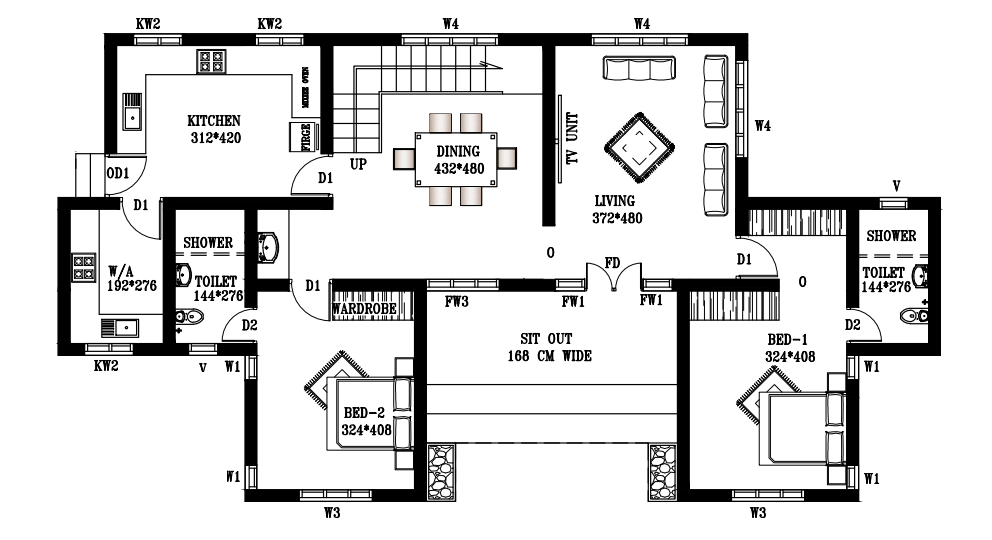
#> input picture Images/Examples/example.png, 1984 x 1080 px (shown at 1/2 size)
$ python detect_rescale.py
#> lines starting #> are read from the running program, lines starting #| are printed output that depends on the picture; after the words box and inside, x2 and y2 are one past the last pixel; in counts of white or black regions, pixels touching at a corner belong together
#> in main, img is the input picture: shape (1080, 1984, 3); mean B, G, R 219.8, 219.9, 219.9
### FloorplanToBlenderLib/detect.py
import cv2
import numpy as np
from . import image
from . import const
from . import image
from . import calculate
from . import transform
import math

# Calculate (actual) size of apartment

"""
Detect
This file contains functions used when detecting and calculating shapes in images.

FloorplanToBlender3d
Copyright (C) 2022 Daniel Westberg
"""


def wall_filter(gray):
    """
    Filter walls
    Filter out walls from a grayscale image
    @Param image
    @Return image of walls
    """
    _, thresh = cv2.threshold(
        gray,
        const.WALL_FILTER_TRESHOLD[0],
        const.WALL_FILTER_TRESHOLD[1],
        cv2.THRESH_BINARY_INV + cv2.THRESH_OTSU,
    )
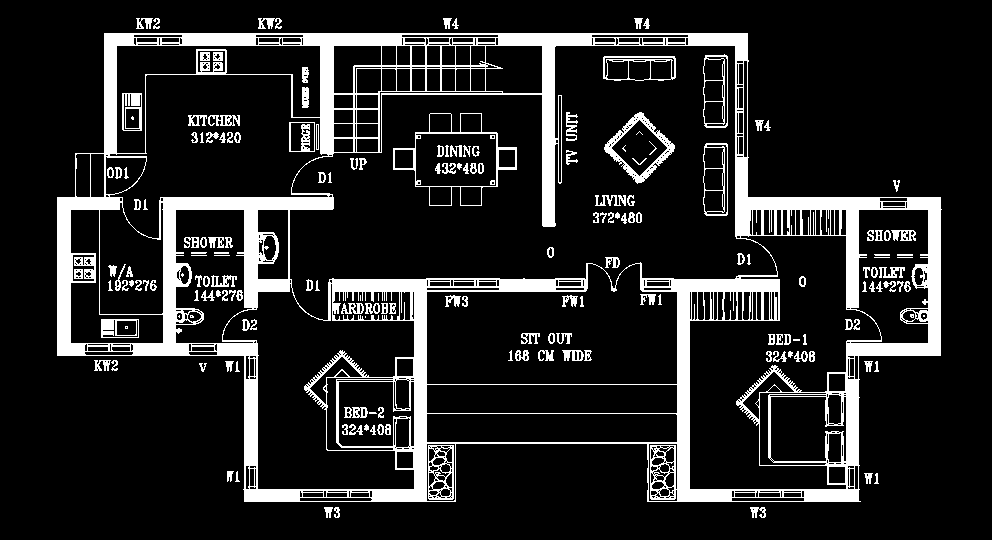
#> thresh: shape (1080, 1984) (shown at 1/2 size); 14.2% white; 187 white regions (3 under 20 px), largest, box (x1, y1, x2, y2) and area: (114, 66, 1884, 1004) 244448, (1208, 224, 1350, 368) 4344, (786, 226, 1034, 412) 3996

    # noise removal
    kernel = np.ones(const.WALL_FILTER_KERNEL_SIZE, np.uint8)
    opening = cv2.morphologyEx(
        thresh,
        cv2.MORPH_OPEN,
        kernel,
        iterations=const.WALL_FILTER_MORPHOLOGY_ITERATIONS,
    )
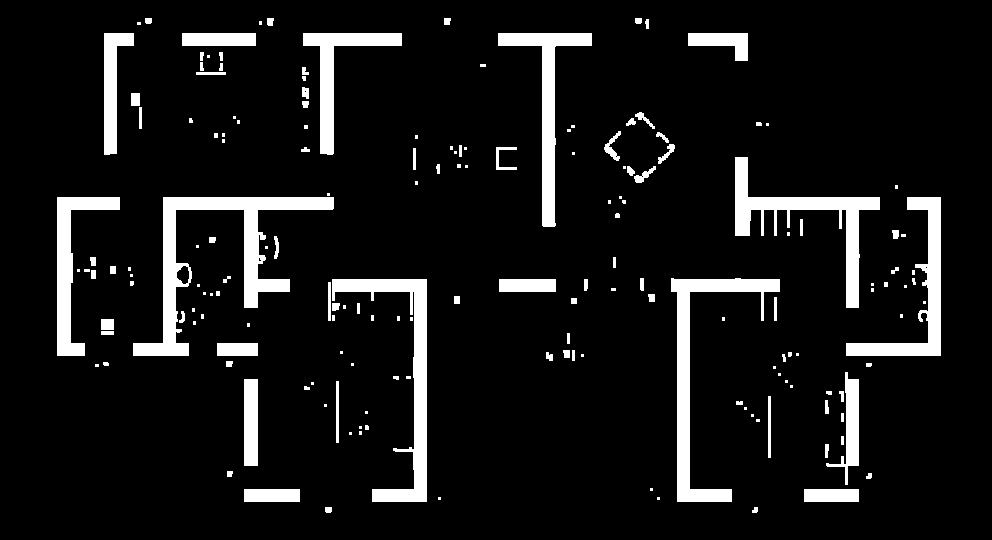
#> opening: shape (1080, 1984) (shown at 1/2 size); 8.9% white; 176 white regions, largest, box (x1, y1, x2, y2) and area: (266, 394, 668, 712) 27272, (1342, 556, 1560, 1004) 19156, (664, 558, 854, 1004) 18976

    sure_bg = cv2.dilate(
        opening, kernel, iterations=const.WALL_FILTER_DILATE_ITERATIONS
    )
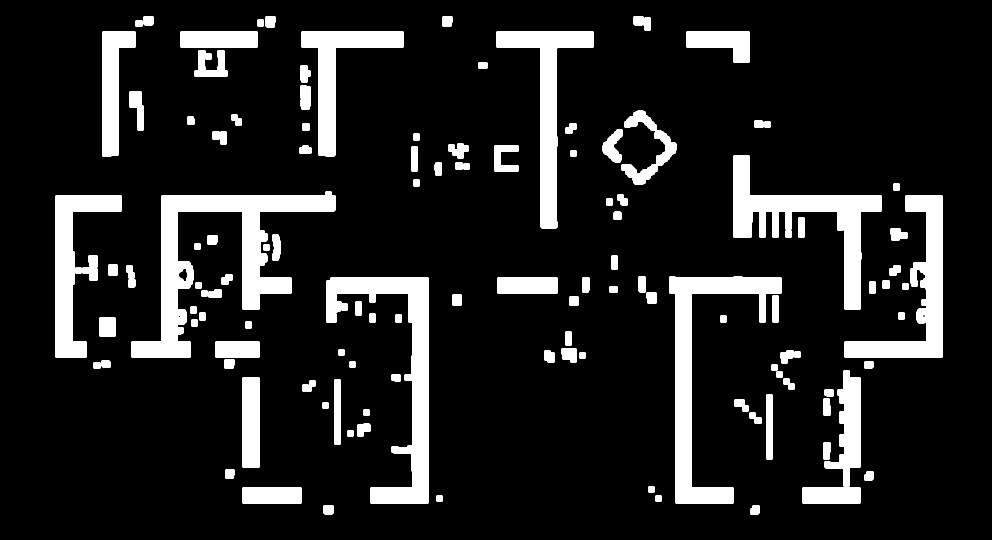
#> sure_bg: shape (1080, 1984) (shown at 1/2 size); 12.4% white; 125 white regions, largest, box (x1, y1, x2, y2) and area: (263, 383, 671, 715) 34684, (653, 555, 857, 1007) 25692, (1339, 553, 1563, 1007) 24052

    dist_transform = cv2.distanceTransform(
        opening, cv2.DIST_L2, const.WALL_FILTER_DISTANCE
    )
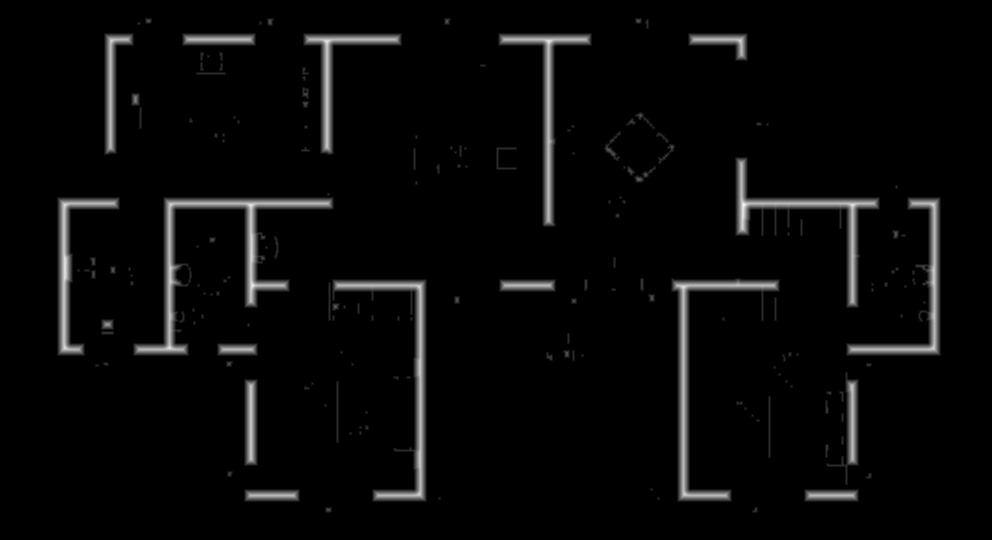
#> dist_transform: shape (1080, 1984) float32 (shown at 1/2 size); min 0, max 18, mean 0.57; drawn with min black and max white
    ret, sure_fg = cv2.threshold(
        const.WALL_FILTER_DISTANCE_THRESHOLD[0] * dist_transform,
        const.WALL_FILTER_DISTANCE_THRESHOLD[1] * dist_transform.max(),
        const.WALL_FILTER_MAX_VALUE,
        const.WALL_FILTER_THRESHOLD_TECHNIQUE,
    )
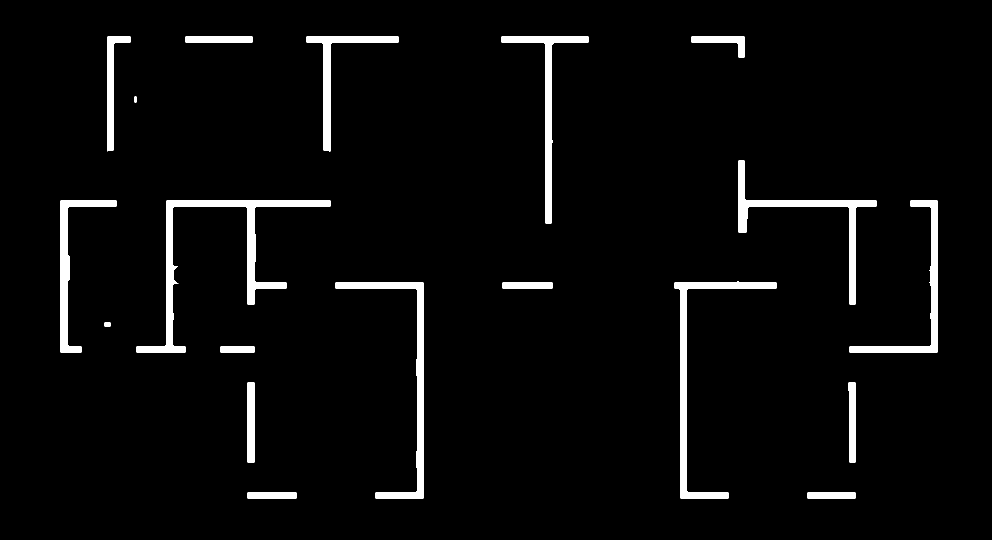
#> sure_fg: shape (1080, 1984) float32 (shown at 1/2 size); 3.5% white; 19 white regions, largest, box (x1, y1, x2, y2) and area: (273, 401, 661, 705) 12417, (1349, 563, 1553, 997) 8556, (671, 565, 847, 997) 8344
#> ret = 3.6

    sure_fg = np.uint8(sure_fg)
    unknown = cv2.subtract(sure_bg, sure_fg)
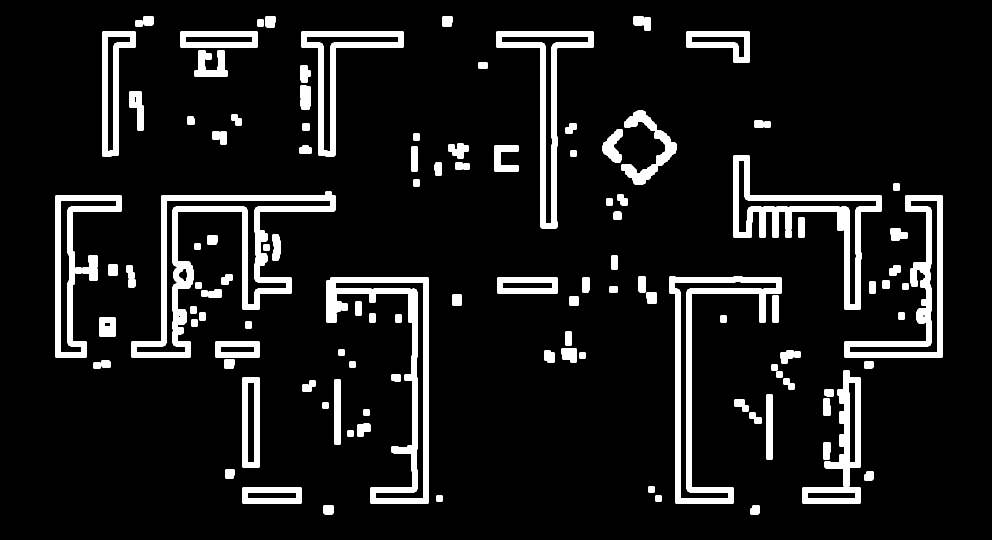
#> unknown: shape (1080, 1984) (shown at 1/2 size); 8.8% white; 125 white regions, largest, box (x1, y1, x2, y2) and area: (263, 383, 671, 715) 22267, (653, 555, 857, 1007) 17348, (1339, 553, 1563, 1007) 15496

    return unknown


# [511 lines left out: functions precise_boxes, __corners_and_draw_lines, find_rooms, and_remove_precise_boxes, outer_contours, doors and 3 more, not called in this run]

### Development Center/Image-Processing/detect_rescale.py
import cv2
import numpy as np
import os
import sys

try:
    sys.path.insert(1, sys.path[0] + "/../..")
    from FloorplanToBlenderLib import detect  # floorplan to blender lib
except ImportError as e:
    print(e)
    raise ImportError  # floorplan to blender lib


def main():
    try:
        # Get preferred pixel per wall size from the first image
        path = os.path.dirname(os.path.realpath(__file__)) + "/../../Images/Examples/example.png"
        img = cv2.imread(path)
        preferred = calculate_wall_width_average(img)
#> preferred = 0

        # Get 2 examples to test against and calculate scale factors
        path = os.path.dirname(os.path.realpath(__file__)) + "/../../Images/Examples/example2.png"
        img = cv2.imread(path)
        too_small1 = calculate_wall_width_average(img)
#> too_small1 = 0
        scalefactor1 = calculate_scale_factor(preferred, too_small1)

        path = os.path.dirname(os.path.realpath(__file__)) + "/../../Images/Examples/example3.png"
        img = cv2.imread(path)
        too_small2 = calculate_wall_width_average(img)
        scalefactor2 = calculate_scale_factor(preferred, too_small2)

        # Output the results
        print("The preferred pixel size per wall is : ", preferred)
        print("Example image 2 should be scaled by : ", scalefactor1)
        print("Example image 3 should be scaled by : ", scalefactor2)

    except Exception as e:
        print("Error in processing:", e)


def calculate_scale_factor(preferred, value):
    return preferred / value


def calculate_wall_width_average(img):
    # Calculates average pixels per image wall
    try:
        # grayscale image
        gray = cv2.cvtColor(img, cv2.COLOR_BGR2GRAY)

        # Resulting image
        height, width, _ = img.shape
        blank_image = np.zeros(
            (height, width, 3), np.uint8
        )  # output image same size as original

        # Create wall image (filter out small objects from image)
        wall_img = detect.wall_filter(gray)

        # Detect walls (precise bounding boxes)
        boxes, img = detect.detectPreciseBoxes(wall_img, blank_image)

        # Filter out to only count walls
        filtered_boxes = list()
        for box in boxes:
            if len(box) == 4:  # Only consider boxes with 4 corners (rectangles)
                _, _, w, h = cv2.boundingRect(box)
                # Calculate the shortest side (either width or height)
                shortest = min(w, h)
                filtered_boxes.append(shortest)

        # Calculate and return the average of all the shortest wall sizes
        return average(filtered_boxes)

    except Exception as e:
        print("Error in wall detection:", e)
        return 0  # Return 0 if something goes wrong


def average(lst):
    return sum(lst) / len(lst) if lst else 0


if __name__ == "__main__":
    main()

$ run again, with Images/Examples/example_1.png copied over Images/Examples/example.png
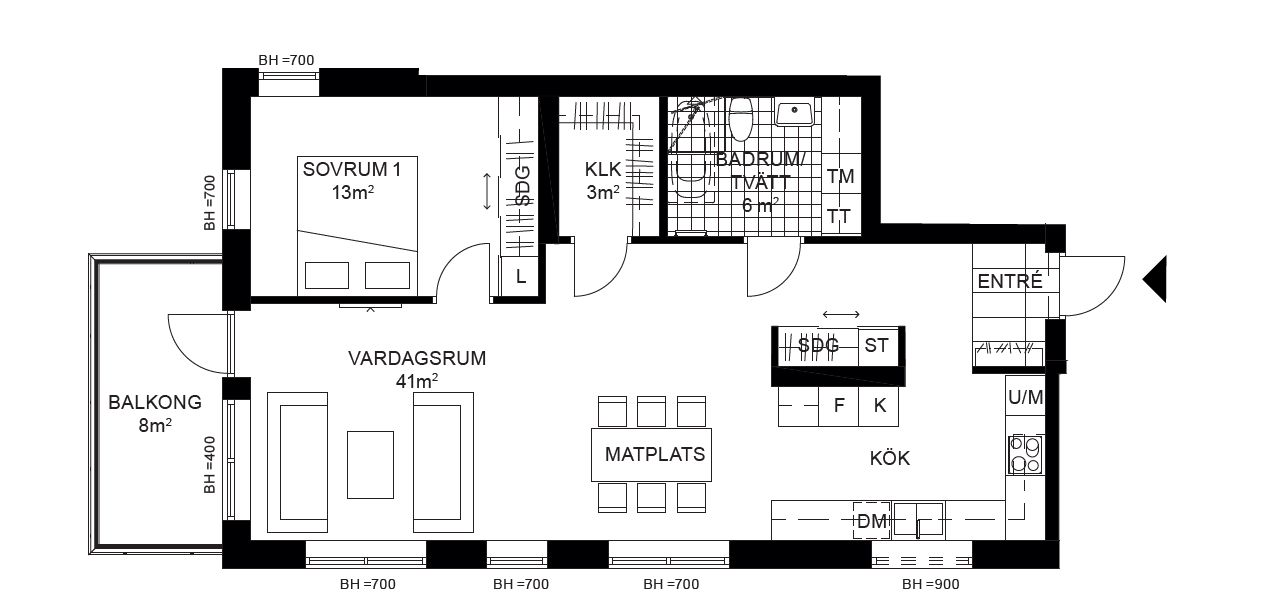
#> input picture Images/Examples/example_1.png, 1261 x 611 px
#> in main, img is the input picture: shape (611, 1261, 3); mean B, G, R 229.1, 228.9, 229.1
#> in wall_filter, `_, thresh = cv2.threshold( gray, const.WALL_FILTER_TRESHOLD[0], const...`:
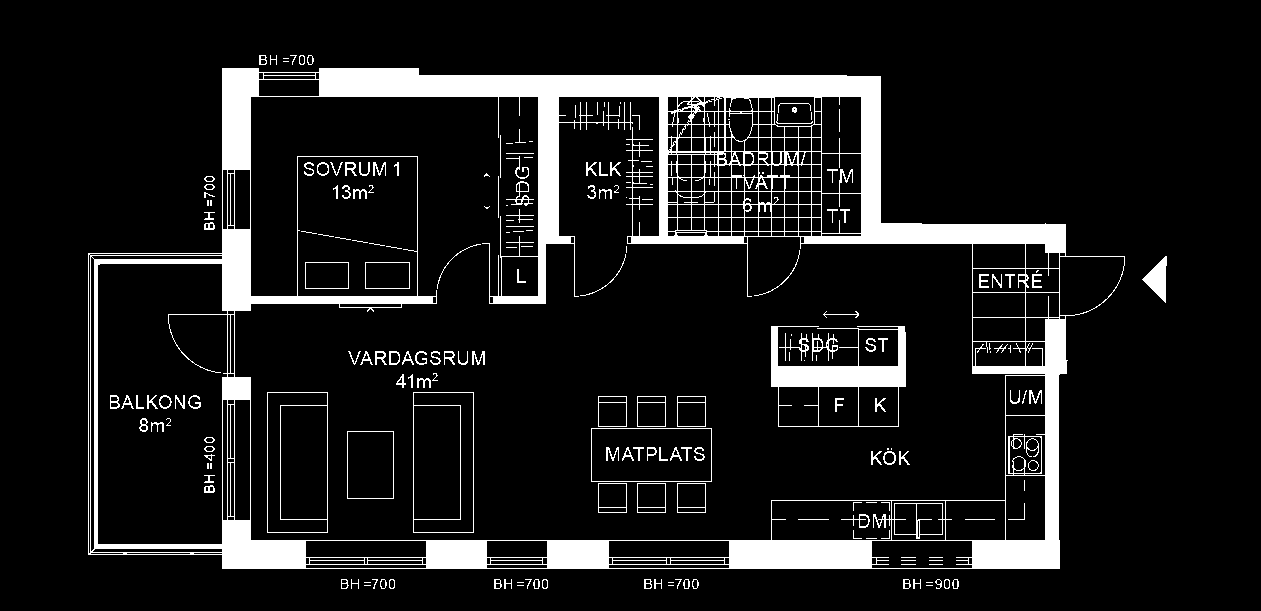
#> thresh: shape (611, 1261); 10.6% white; 214 white regions (79 under 20 px), largest, box (x1, y1, x2, y2) and area: (88, 68, 1125, 569) 67333, (771, 326, 906, 427) 3952, (267, 392, 328, 533) 607
#> opening: shape (611, 1261); 7.4% white; 11 white regions, largest, box (x1, y1, x2, y2) and area: (319, 68, 1066, 304) 26609, (972, 319, 1067, 569) 6630, (94, 229, 433, 311) 4480
#> sure_bg: shape (611, 1261); 10.1% white; 11 white regions, largest, box (x1, y1, x2, y2) and area: (316, 65, 1069, 307) 35699, (969, 316, 1070, 572) 9180, (91, 226, 436, 314) 7048
#> ret = 3.4
#> in wall_filter, `unknown = cv2.subtract(sure_bg, sure_fg)`:
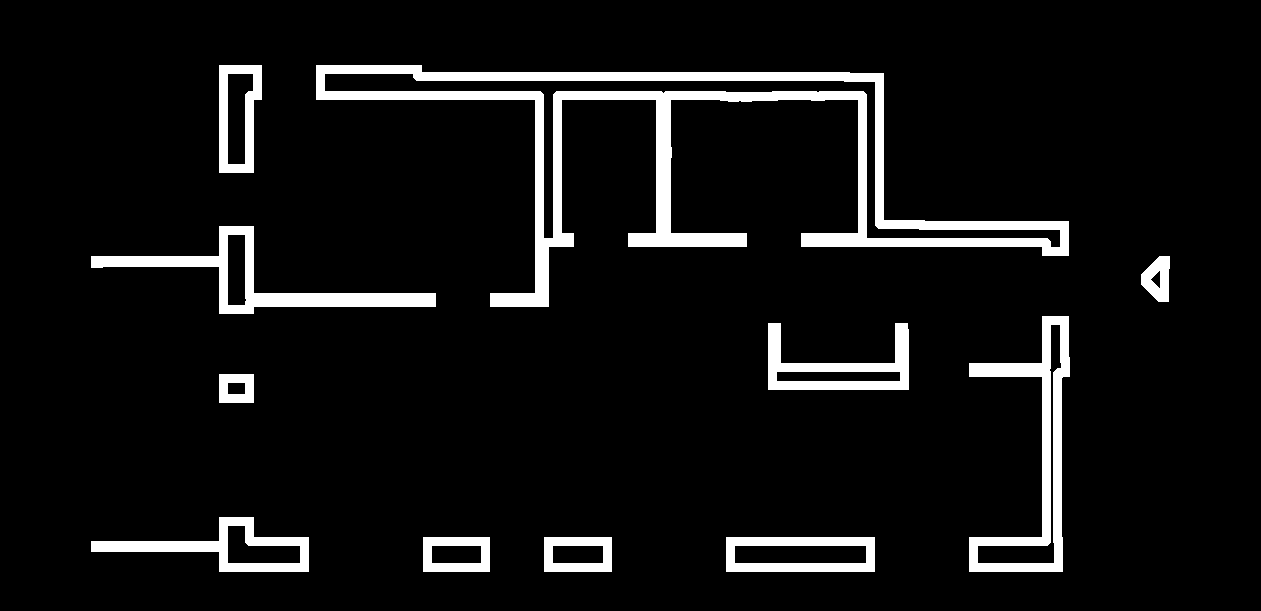
#> unknown: shape (611, 1261); 7.3% white; 11 white regions, largest, box (x1, y1, x2, y2) and area: (316, 65, 1069, 307) 25422, (969, 316, 1070, 572) 7119, (91, 226, 436, 314) 5856
#> preferred = 0
